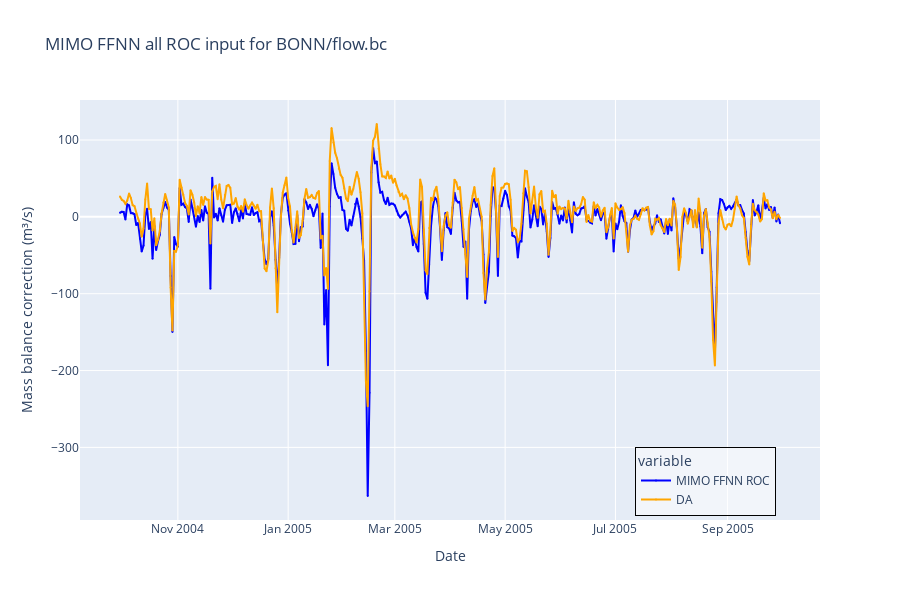
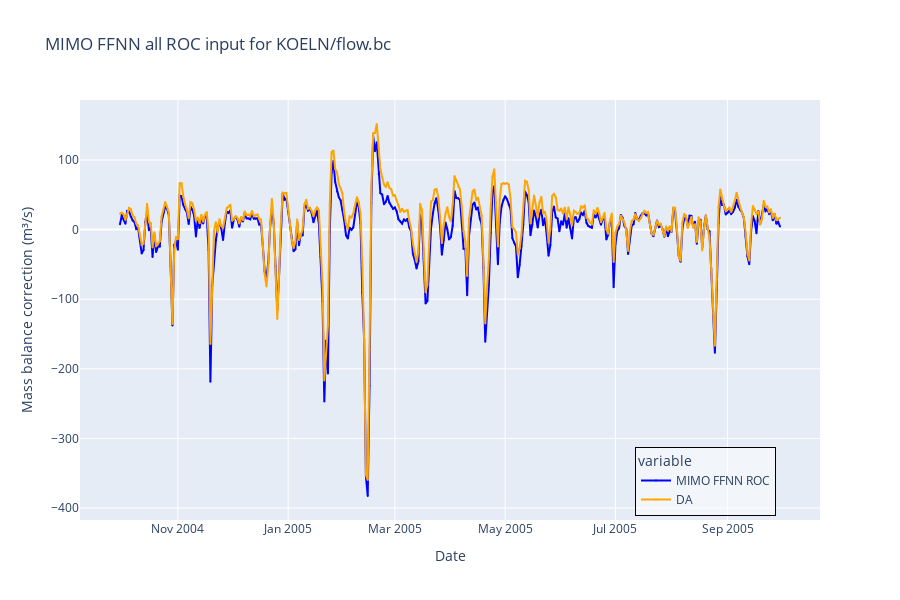
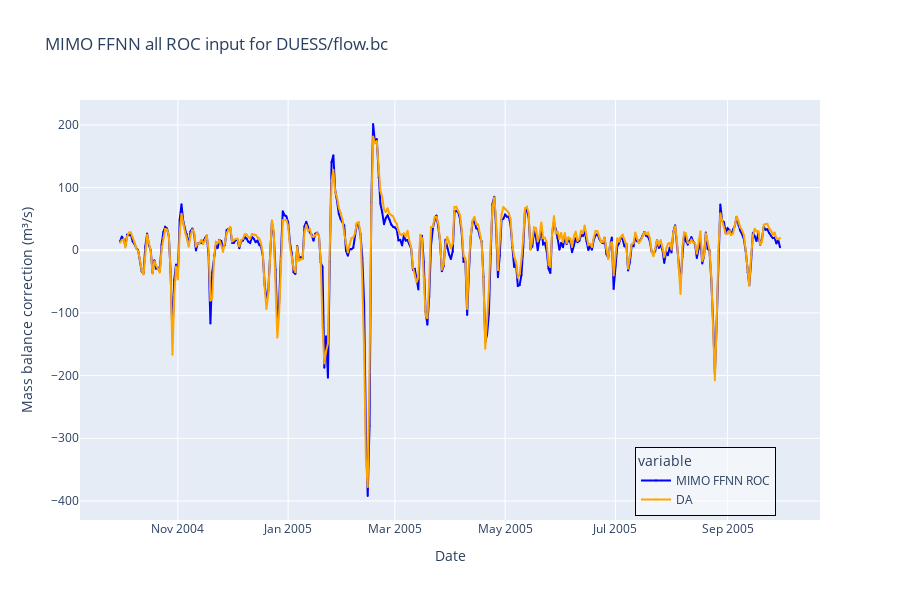
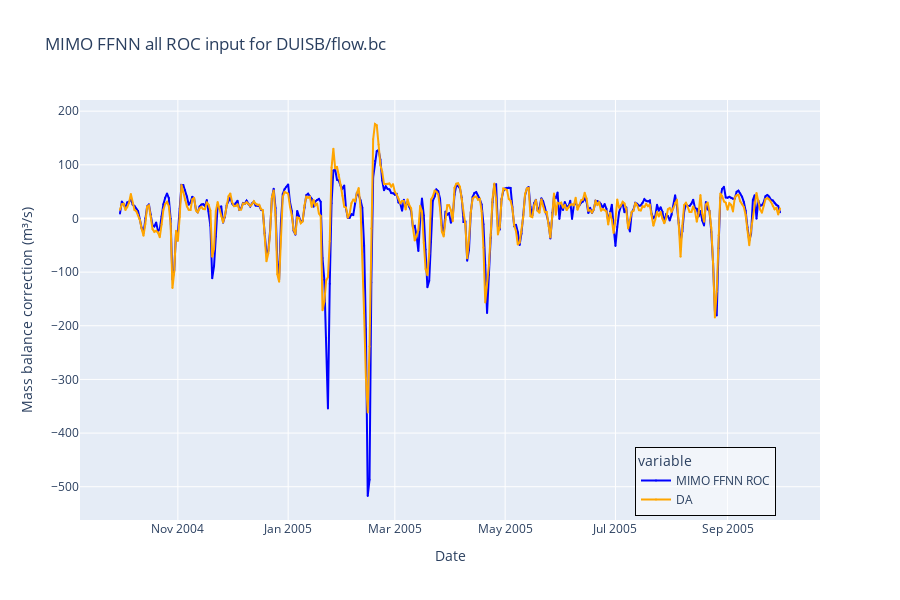

The notebook cell these images were saved under, in order:
### Code cell
for i in range(0,len(df_output)):
    data= {
        'Date': y_val.index,
        'MIMO FFNN ROC': predictions_rescaled_val[:, i],
        'DA': np.array(y_val)[:, i]
        }

    df_plot_val = pd.DataFrame(data)

    fig = px.scatter(df_plot_val, x='Date', y=['MIMO FFNN ROC', 'DA'],
                    labels={'value': 'Mass balance correction (m³/s)'},
                    title='MIMO FFNN all ROC input for ' + df_output.columns[i],
                    color_discrete_sequence=['blue', 'orange'])
    fig.update_traces(marker={'size': 2},
                    mode='lines+markers')

    fig.update_layout(width=900, height=600,
                      legend={
                          'x': 0.75,  # x position
                          'y': 0.01,  # y position
                          'bgcolor': 'rgba(255, 255, 255, 0.5)',  # semi-transparent background
                          'bordercolor': 'Black',
                          'borderwidth': 1
                      })
    fig.show()
    # filepath=r'C:\Users\sujan.maharjan\Desktop\KISTERS\figures\MV_FFNN_'+df_output.columns[i][:3]+'.html'
    # fig.write_html(filepath)

### Figure 1 — Plotly figure (JSON) as saved in the notebook; plotly's stock layout.template omitted (floating-point values rounded to 4 significant figures; data arrays with more than 128 entries replaced by an {"elided": "..."} marker saying what was removed)
{"data": [{"hovertemplate": "variable=MIMO FFNN ROC<br>Date=%{x}<br>Mass balance correction (m³/s)=%{y}<extra></extra>", "legendgroup": "MIMO FFNN ROC", "marker": {"color": "blue", "size": 2, "symbol": "circle"}, "mode": "lines+markers", "name": "MIMO FFNN ROC", "orientation": "v", "showlegend": true, "type": "scatter", "x": {"elided": "366 str values"}, "xaxis": "x", "y": {"elided": "366 float values"}, "yaxis": "y"}, {"hovertemplate": "variable=DA<br>Date=%{x}<br>Mass balance correction (m³/s)=%{y}<extra></extra>", "legendgroup": "DA", "marker": {"color": "orange", "size": 2, "symbol": "circle"}, "mode": "lines+markers", "name": "DA", "orientation": "v", "showlegend": true, "type": "scatter", "x": {"elided": "366 str values"}, "xaxis": "x", "y": {"elided": "366 float values"}, "yaxis": "y"}], "layout": {"height": 600, "legend": {"bgcolor": "rgba(255, 255, 255, 0.5)", "bordercolor": "Black", "borderwidth": 1, "title": {"text": "variable"}, "tracegroupgap": 0, "x": 0.75, "y": 0.01}, "title": {"text": "MIMO FFNN all ROC input for BONN/flow.bc"}, "width": 900, "xaxis": {"anchor": "y", "domain": [0, 1], "title": {"text": "Date"}}, "yaxis": {"anchor": "x", "domain": [0, 1], "title": {"text": "Mass balance correction (m³/s)"}}}}

### Figure 2 — Plotly figure (JSON) as saved in the notebook; plotly's stock layout.template omitted (floating-point values rounded to 4 significant figures; data arrays with more than 128 entries replaced by an {"elided": "..."} marker saying what was removed)
{"data": [{"hovertemplate": "variable=MIMO FFNN ROC<br>Date=%{x}<br>Mass balance correction (m³/s)=%{y}<extra></extra>", "legendgroup": "MIMO FFNN ROC", "marker": {"color": "blue", "size": 2, "symbol": "circle"}, "mode": "lines+markers", "name": "MIMO FFNN ROC", "orientation": "v", "showlegend": true, "type": "scatter", "x": {"elided": "366 str values"}, "xaxis": "x", "y": {"elided": "366 float values"}, "yaxis": "y"}, {"hovertemplate": "variable=DA<br>Date=%{x}<br>Mass balance correction (m³/s)=%{y}<extra></extra>", "legendgroup": "DA", "marker": {"color": "orange", "size": 2, "symbol": "circle"}, "mode": "lines+markers", "name": "DA", "orientation": "v", "showlegend": true, "type": "scatter", "x": {"elided": "366 str values"}, "xaxis": "x", "y": {"elided": "366 float values"}, "yaxis": "y"}], "layout": {"height": 600, "legend": {"bgcolor": "rgba(255, 255, 255, 0.5)", "bordercolor": "Black", "borderwidth": 1, "title": {"text": "variable"}, "tracegroupgap": 0, "x": 0.75, "y": 0.01}, "title": {"text": "MIMO FFNN all ROC input for KOELN/flow.bc"}, "width": 900, "xaxis": {"anchor": "y", "domain": [0, 1], "title": {"text": "Date"}}, "yaxis": {"anchor": "x", "domain": [0, 1], "title": {"text": "Mass balance correction (m³/s)"}}}}

### Figure 3 — Plotly figure (JSON) as saved in the notebook; plotly's stock layout.template omitted (floating-point values rounded to 4 significant figures; data arrays with more than 128 entries replaced by an {"elided": "..."} marker saying what was removed)
{"data": [{"hovertemplate": "variable=MIMO FFNN ROC<br>Date=%{x}<br>Mass balance correction (m³/s)=%{y}<extra></extra>", "legendgroup": "MIMO FFNN ROC", "marker": {"color": "blue", "size": 2, "symbol": "circle"}, "mode": "lines+markers", "name": "MIMO FFNN ROC", "orientation": "v", "showlegend": true, "type": "scatter", "x": {"elided": "366 str values"}, "xaxis": "x", "y": {"elided": "366 float values"}, "yaxis": "y"}, {"hovertemplate": "variable=DA<br>Date=%{x}<br>Mass balance correction (m³/s)=%{y}<extra></extra>", "legendgroup": "DA", "marker": {"color": "orange", "size": 2, "symbol": "circle"}, "mode": "lines+markers", "name": "DA", "orientation": "v", "showlegend": true, "type": "scatter", "x": {"elided": "366 str values"}, "xaxis": "x", "y": {"elided": "366 float values"}, "yaxis": "y"}], "layout": {"height": 600, "legend": {"bgcolor": "rgba(255, 255, 255, 0.5)", "bordercolor": "Black", "borderwidth": 1, "title": {"text": "variable"}, "tracegroupgap": 0, "x": 0.75, "y": 0.01}, "title": {"text": "MIMO FFNN all ROC input for DUESS/flow.bc"}, "width": 900, "xaxis": {"anchor": "y", "domain": [0, 1], "title": {"text": "Date"}}, "yaxis": {"anchor": "x", "domain": [0, 1], "title": {"text": "Mass balance correction (m³/s)"}}}}

### Figure 4 — Plotly figure (JSON) as saved in the notebook; plotly's stock layout.template omitted (floating-point values rounded to 4 significant figures; data arrays with more than 128 entries replaced by an {"elided": "..."} marker saying what was removed)
{"data": [{"hovertemplate": "variable=MIMO FFNN ROC<br>Date=%{x}<br>Mass balance correction (m³/s)=%{y}<extra></extra>", "legendgroup": "MIMO FFNN ROC", "marker": {"color": "blue", "size": 2, "symbol": "circle"}, "mode": "lines+markers", "name": "MIMO FFNN ROC", "orientation": "v", "showlegend": true, "type": "scatter", "x": {"elided": "366 str values"}, "xaxis": "x", "y": {"elided": "366 float values"}, "yaxis": "y"}, {"hovertemplate": "variable=DA<br>Date=%{x}<br>Mass balance correction (m³/s)=%{y}<extra></extra>", "legendgroup": "DA", "marker": {"color": "orange", "size": 2, "symbol": "circle"}, "mode": "lines+markers", "name": "DA", "orientation": "v", "showlegend": true, "type": "scatter", "x": {"elided": "366 str values"}, "xaxis": "x", "y": {"elided": "366 float values"}, "yaxis": "y"}], "layout": {"height": 600, "legend": {"bgcolor": "rgba(255, 255, 255, 0.5)", "bordercolor": "Black", "borderwidth": 1, "title": {"text": "variable"}, "tracegroupgap": 0, "x": 0.75, "y": 0.01}, "title": {"text": "MIMO FFNN all ROC input for DUISB/flow.bc"}, "width": 900, "xaxis": {"anchor": "y", "domain": [0, 1], "title": {"text": "Date"}}, "yaxis": {"anchor": "x", "domain": [0, 1], "title": {"text": "Mass balance correction (m³/s)"}}}}
